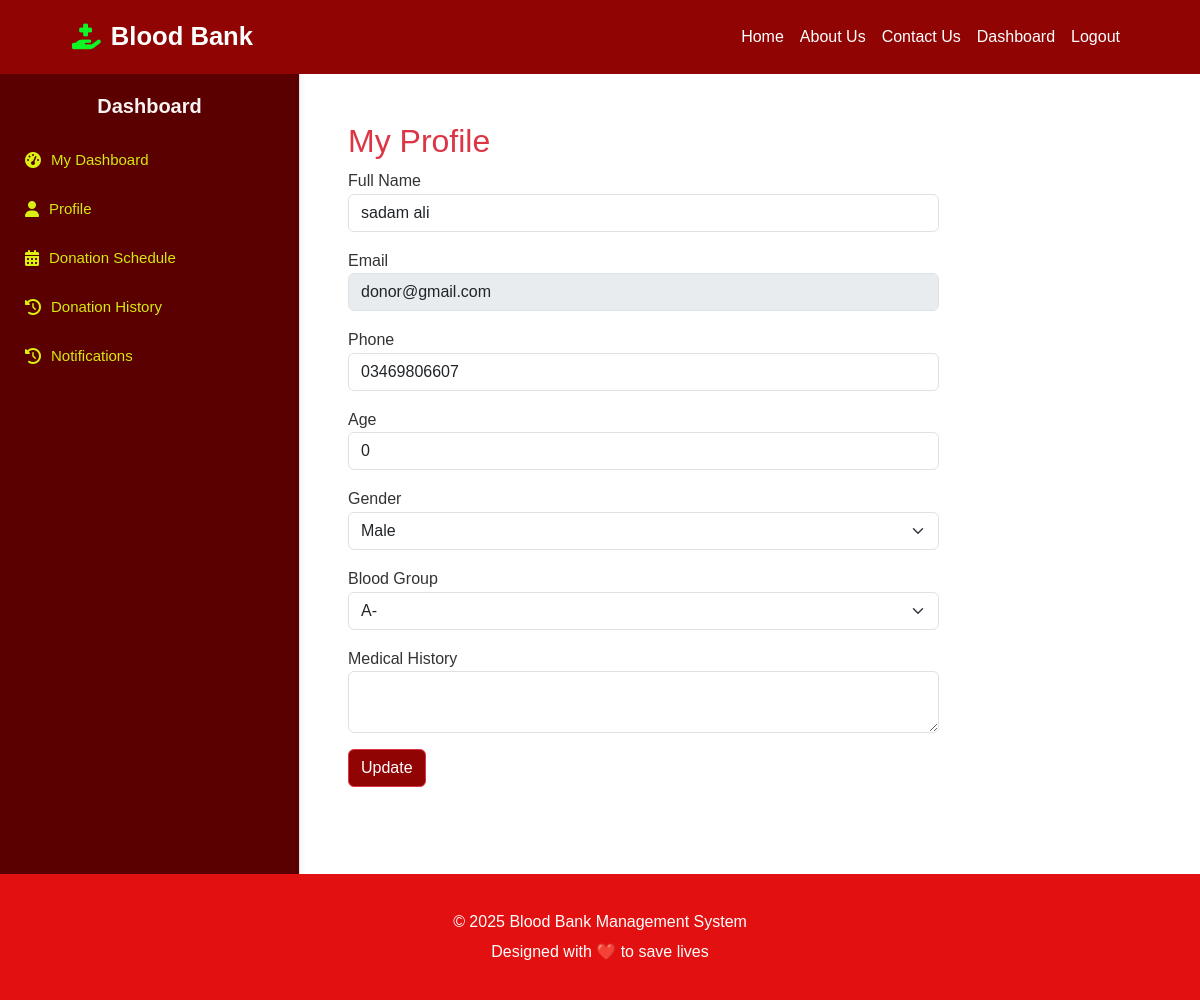
The page /donor/profile.php (signed in) on the database its author committed.
### tables this page shows
CREATE TABLE `donors` (
  `id` int(11) NOT NULL,
  `user_id` int(11) NOT NULL,
  `age` int(11) DEFAULT NULL,
  `gender` enum('male','female','other') DEFAULT NULL,
  `blood_group` enum('A+','A-','B+','B-','AB+','AB-','O+','O-') NOT NULL,
  `medical_history` text DEFAULT NULL,
  `status` enum('pending','approved','rejected') DEFAULT 'pending',
  `created_at` timestamp NOT NULL DEFAULT current_timestamp(),
  `updated_at` timestamp NOT NULL DEFAULT current_timestamp() ON UPDATE current_timestamp()
);

CREATE TABLE `users` (
  `id` int(11) NOT NULL,
  `full_name` varchar(100) NOT NULL,
  `email` varchar(100) NOT NULL,
  `password` varchar(255) NOT NULL,
  `role` enum('admin','donor','patient') NOT NULL,
  `phone` varchar(20) DEFAULT NULL,
  `created_at` timestamp NOT NULL DEFAULT current_timestamp(),
  `updated_at` timestamp NOT NULL DEFAULT current_timestamp() ON UPDATE current_timestamp()
);

### donor/profile.php (the view, shortened to what this page needs)
<?php ob_start();
require_once __DIR__ . "/../sidebar.php";
$user_id = $_SESSION['user_id'];
$donor = $conn->query("
  SELECT d.*, u.full_name, u.email, u.phone
  FROM donors d
  JOIN users u ON d.user_id=u.id
  WHERE d.user_id=$user_id
")->fetch_assoc();
?>
<div class="container-fluid">
  <div class="row">
    <div class="col-md-9 p-4">
      <h2 class="text-danger">My Profile</h2>
      <form method="POST">
        <div class="mb-3">
          <label>Full Name</label>
          <input type="text" class="form-control"  name="full_name" value="<?php echo $donor['full_name']; ?>" >
        </div>
        <div class="mb-3">
          <label>Email</label>
          <input type="email" class="form-control" value="<?php echo $donor['email']; ?>" disabled>
        </div>
        <div class="mb-3">
          <label>Phone</label>
          <input type="text" name="phone" class="form-control" value="<?php echo $donor['phone']; ?>">
        </div>
        <div class="mb-3">
          <label>Age</label>
          <input type="number" name="age" class="form-control" value="<?php echo $donor['age']; ?>">
        </div>
        <div class="mb-3">
          <label>Gender</label>
          <select name="gender" class="form-select">
            <option value="male" <?php if($donor['gender']=="male") echo "selected"; ?>>Male</option>
          </select>
        </div>
        <div class="mb-3">
          <label>Blood Group</label>
          <select name="blood_group" class="form-select">
            <?php
            $groups = ['A+','A-','B+','B-','AB+','AB-','O+','O-'];
            foreach($groups as $g){
              $sel = ($donor['blood_group']==$g) ? "selected" : "";
              echo "<option value='$g' $sel>$g</option>";
            }
            ?>
          </select>
        </div>
        <div class="mb-3">
          <label>Medical History</label>
          <textarea name="medical_history" class="form-control"><?php echo $donor['medical_history']; ?></textarea>
        </div>
        <button type="submit" name="update" class="btn btn-danger">Update</button>
         </form>
    </div>
  </div>
</div></div>
<?php include "../footer.php"; ob_end_flush();?>

### header.php (style rules this page uses)
.navbar, .btn-danger { background-color: #910404ff!important; }
.navbar-brand, .nav-link, .btn-danger { color: white !important; }
* { margin:0; padding:0; box-sizing:border-box; font-family: 'Poppins', sans-serif; }
body { background:#fff; color:#333; line-height:1.6; overflow-x:hidden; }

### rows shown on the page
donors: full_name "sadam ali", user.email "donor@gmail.com", phone "03469806607", age "0", gender "Male"

### other values the page prints
form field blood_group "A-"
